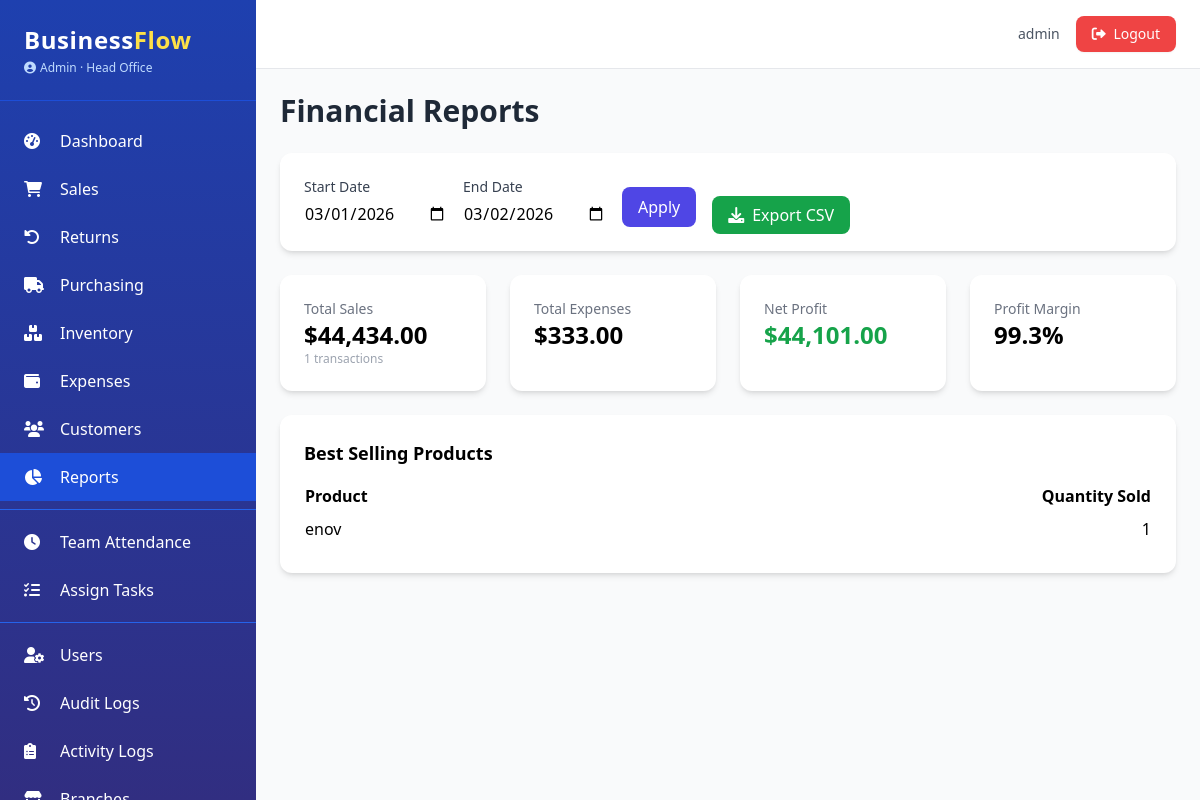
/reports/ (signed in), run on the app's committed database.
### app.py (models this page shows, shortened)
class AuditMixin:
    @declared_attr
    def created_at(cls):
        return db.Column(db.DateTime, default=datetime.utcnow)

class SoftDeleteMixin:
    @classmethod
    def query_active(cls):
        return cls.query.filter(cls.deleted_at.is_(None))

class User(UserMixin, db.Model, AuditMixin, SoftDeleteMixin):
    __tablename__ = 'users'
    id = db.Column(db.Integer, primary_key=True)
    username = db.Column(db.String(80), unique=True, nullable=False)
    email = db.Column(db.String(120), unique=True, nullable=False)
    password_hash = db.Column(db.String(200), nullable=False)
    role = db.Column(db.String(20), nullable=False, default='Staff')
    branch_id = db.Column(db.Integer, db.ForeignKey('branches.id'), nullable=True)
    active = db.Column(db.Boolean, default=True)
    locale = db.Column(db.String(5), default='en')
    phone = db.Column(db.String(20))
    avatar = db.Column(db.String(200))
    last_login = db.Column(db.DateTime)
    branch = db.relationship('Branch', backref='users')
    permissions = db.Column(db.JSON, default=list)
    salary = db.Column(db.Float, nullable=True)
    pay_cycle = db.Column(db.String(20), default='monthly')
    bank_account = db.Column(db.String(50))
    tax_id = db.Column(db.String(50))
    @property
    def is_admin(self):
        return self.role == 'Admin'
    @property
    def is_manager(self):
        return self.role in ['Admin', 'Manager']
    def has_permission(self, perm):
        if self.is_admin:
            return True
        return perm in (self.permissions or [])

class Branch(db.Model):
    __tablename__ = 'branches'
    id = db.Column(db.Integer, primary_key=True)
    name = db.Column(db.String(100), nullable=False)
    location = db.Column(db.String(200))
    phone = db.Column(db.String(20))
    email = db.Column(db.String(120))
    is_active = db.Column(db.Boolean, default=True)
    currency = db.Column(db.String(3), default='USD')
    created_at = db.Column(db.DateTime, default=datetime.utcnow)

class Product(db.Model, AuditMixin, SoftDeleteMixin):
    __tablename__ = 'products'
    id = db.Column(db.Integer, primary_key=True)
    name = db.Column(db.String(100), nullable=False)
    description = db.Column(db.Text)
    sku = db.Column(db.String(50), unique=True, nullable=False)
    barcode = db.Column(db.String(50), unique=True, nullable=True)
    price = db.Column(db.Float, nullable=False)
    cost = db.Column(db.Float)
    current_stock = db.Column(db.Integer, default=0)
    reorder_level = db.Column(db.Integer, default=5)
    category = db.Column(db.String(50))
    brand = db.Column(db.String(50))
    weight = db.Column(db.Float)
    is_service = db.Column(db.Boolean, default=False)
    branch_id = db.Column(db.Integer, db.ForeignKey('branches.id'), nullable=True)
    branch = db.relationship('Branch')
    track_batches = db.Column(db.Boolean, default=False)
    batches = db.relationship('StockBatch', backref='product', lazy='dynamic')
    __table_args__ = (
        Index('ix_product_sku', sku),
        Index('ix_product_barcode', barcode),
    )

### app.py (the view)
@reports_bp.route('/')
@login_required
@manager_required
def index():
    start_date = request.args.get('start_date', (date.today().replace(day=1)).isoformat())
    end_date = request.args.get('end_date', date.today().isoformat())
    start = datetime.strptime(start_date, '%Y-%m-%d').date()
    end = datetime.strptime(end_date, '%Y-%m-%d').date()
    sales_query = branch_filter(Sale.query, Sale).filter(func.date(Sale.created_at).between(start, end))
    total_sales = sales_query.with_entities(func.sum(Sale.total_amount)).scalar() or 0
    sales_count = sales_query.count()
    expenses_query = branch_filter(Expense.query, Expense).filter(Expense.date.between(start, end))
    total_expenses = expenses_query.with_entities(func.sum(Expense.amount)).scalar() or 0
    profit = total_sales - total_expenses
    best_sellers = db.session.query(
        Product.name,
        func.sum(SaleItem.quantity).label('qty')
    ).join(SaleItem).join(Sale).filter(
        Sale.branch_id == (current_user.branch_id if not current_user.is_admin else Sale.branch_id),
        func.date(Sale.created_at).between(start, end)
    ).group_by(Product.id).order_by(func.sum(SaleItem.quantity).desc()).limit(10).all()
    return render_template('reports/index.html',
                           start=start, end=end,
                           total_sales=total_sales,
                           sales_count=sales_count,
                           total_expenses=total_expenses,
                           profit=profit,
                           best_sellers=best_sellers)

### app.py (called while the page is built)
@login_manager.user_loader
def load_user(user_id):
    return User.query_active().filter_by(id=int(user_id)).first()

def manager_required(f):
    @wraps(f)
    def decorated(*args, **kwargs):
        if not current_user.is_authenticated or not current_user.is_manager:
            abort(403)
        return f(*args, **kwargs)
    return decorated

def branch_filter(query, model):
    if current_user.is_admin:
        return query
    if current_user.branch_id:
        return query.filter(model.branch_id == current_user.branch_id)
    return query.filter(False)

@app.context_processor
def inject_now():
    return {'now': datetime.utcnow(), 'current_year': datetime.utcnow().year}

@app.template_filter('currency')
def currency_format(value):
    if value is None:
        return "$0.00"
    return f"${value:,.2f}"

### templates/reports/index.html (shortened to what this page needs)
{% extends "base.html" %}
{% block content %}
<h1 class="text-3xl font-bold text-gray-800 mb-6">Financial Reports</h1>
<div class="bg-white rounded-xl shadow-md p-6 mb-6">
    <form method="GET" class="flex flex-wrap gap-4 items-end">
        <div>
            <label class="block text-sm font-medium text-gray-700">Start Date</label>
            <input type="date" name="start_date" value="{{ start }}" class="mt-1 border-gray-300 rounded-md">
        </div>
        <div>
            <label class="block text-sm font-medium text-gray-700">End Date</label>
            <input type="date" name="end_date" value="{{ end }}" class="mt-1 border-gray-300 rounded-md">
        </div>
        <div>
            <button type="submit" class="bg-indigo-600 hover:bg-indigo-700 text-white px-4 py-2 rounded-lg">Apply</button>
        </div>
        <div>
            <a href="{{ url_for('reports.export_csv', report_type='sales') }}?start_date={{ start }}&end_date={{ end }}" class="bg-green-600 hover:bg-green-700 text-white px-4 py-2 rounded-lg">
                <i class="fas fa-download mr-2"></i>Export CSV
            </a>
        </div>
    </form>
</div>
<div class="grid grid-cols-1 md:grid-cols-4 gap-6 mb-6">
    <div class="bg-white p-6 rounded-xl shadow-md">
        <p class="text-sm text-gray-500">Total Sales</p>
        <p class="text-2xl font-bold">{{ total_sales|currency }}</p>
        <p class="text-xs text-gray-400">{{ sales_count }} transactions</p>
    </div>
    <div class="bg-white p-6 rounded-xl shadow-md">
        <p class="text-sm text-gray-500">Total Expenses</p>
        <p class="text-2xl font-bold">{{ total_expenses|currency }}</p>
    </div>
    <div class="bg-white p-6 rounded-xl shadow-md">
        <p class="text-sm text-gray-500">Net Profit</p>
        <p class="text-2xl font-bold {% if profit >= 0 %}text-green-600{% else %}text-red-600{% endif %}">{{ profit|currency }}</p>
    </div>
    <div class="bg-white p-6 rounded-xl shadow-md">
        <p class="text-sm text-gray-500">Profit Margin</p>
        <p class="text-2xl font-bold">{% if total_sales > 0 %}{{ (profit/total_sales*100)|round(1) }}%{% else %}0%{% endif %}</p>
    </div>
</div>
<div class="bg-white rounded-xl shadow-md p-6">
    <h3 class="text-lg font-bold mb-4">Best Selling Products</h3>
    <table class="min-w-full">
        <thead>
            <tr>
                <th class="text-left">Product</th>
                <th class="text-right">Quantity Sold</th>
            </tr>
        </thead>
        <tbody>
            {% for product in best_sellers %}
            <tr>
                <td class="py-2">{{ product.name }}</td>
                <td class="py-2 text-right">{{ product.qty }}</td>
            </tr>
            {% endfor %}
        </tbody>
    </table>
</div>
{% endblock %}

### templates/base.html (shortened to what this page needs)
<!DOCTYPE html>
<html lang="en">
<head>
    <script src="https://cdn.tailwindcss.com"></script>
    <link rel="stylesheet" href="https://cdnjs.cloudflare.com/ajax/libs/font-awesome/6.0.0-beta3/css/all.min.css">
</head>
<body class="bg-gray-50 font-sans antialiased">
    <div class="flex h-screen">
        <aside class="w-64 bg-gradient-to-b from-blue-800 to-indigo-900 text-white flex-shrink-0 hidden md:block overflow-y-auto shadow-xl">
            <div class="p-6 border-b border-blue-700">
                <h1 class="text-2xl font-bold tracking-wide">Business<span class="text-yellow-300">Flow</span></h1>
                <p class="text-xs text-blue-200 mt-1 flex items-center">
                    <i class="fas fa-user-circle mr-1"></i> {{ current_user.role }}
                    {% if current_user.branch %}
                        · {{ current_user.branch.name }}
                    {% endif %}
                </p>
            </div>
            <nav class="mt-4 pb-6">
                {% if current_user.has_permission('access_dashboard') or current_user.is_admin %}
                <a href="{{ url_for('dashboard.index') }}" class="flex items-center py-3 px-6 hover:bg-blue-700 transition {% if request.endpoint and request.endpoint == 'dashboard.index' %}bg-blue-700{% endif %}">
                    <i class="fas fa-tachometer-alt w-6"></i><span class="ml-3">Dashboard</span>
                </a>
                {% endif %}
                {% if current_user.has_permission('view_sales') %}
                <a href="{{ url_for('sales.list') }}" class="flex items-center py-3 px-6 hover:bg-blue-700 transition {% if request.endpoint and request.endpoint.startswith('sales.') %}bg-blue-700{% endif %}">
                    <i class="fas fa-shopping-cart w-6"></i><span class="ml-3">Sales</span>
                </a>
                {% endif %}
                {% if current_user.has_permission('view_sales') %}
                <a href="{{ url_for('returns.list') }}" class="flex items-center py-3 px-6 hover:bg-blue-700 transition {% if request.endpoint and request.endpoint.startswith('returns.') %}bg-blue-700{% endif %}">
                    <i class="fas fa-undo-alt w-6"></i><span class="ml-3">Returns</span>
                </a>
                {% endif %}
                {% if current_user.has_permission('view_purchases') %}
                <a href="{{ url_for('purchasing.purchase_order_list') }}" class="flex items-center py-3 px-6 hover:bg-blue-700 transition {% if request.endpoint and request.endpoint.startswith('purchasing.') %}bg-blue-700{% endif %}">
                    <i class="fas fa-truck w-6"></i><span class="ml-3">Purchasing</span>
                </a>
                {% endif %}
                {% if current_user.has_permission('view_inventory') %}
                <a href="{{ url_for('inventory.product_list') }}" class="flex items-center py-3 px-6 hover:bg-blue-700 transition {% if request.endpoint and request.endpoint.startswith('inventory.') %}bg-blue-700{% endif %}">
                    <i class="fas fa-boxes w-6"></i><span class="ml-3">Inventory</span>
                </a>
                {% endif %}
                {% if current_user.has_permission('view_expenses') %}
                <a href="{{ url_for('expenses.list') }}" class="flex items-center py-3 px-6 hover:bg-blue-700 transition {% if request.endpoint and request.endpoint.startswith('expenses.') %}bg-blue-700{% endif %}">
                    <i class="fas fa-wallet w-6"></i><span class="ml-3">Expenses</span>
                </a>
                {% endif %}
                {% if current_user.has_permission('view_customers') %}
                <a href="{{ url_for('crm.customer_list') }}" class="flex items-center py-3 px-6 hover:bg-blue-700 transition {% if request.endpoint and request.endpoint.startswith('crm.') %}bg-blue-700{% endif %}">
                    <i class="fas fa-users w-6"></i><span class="ml-3">Customers</span>
                </a>
                {% endif %}
                {% if current_user.has_permission('view_reports') %}
                <a href="{{ url_for('reports.index') }}" class="flex items-center py-3 px-6 hover:bg-blue-700 transition {% if request.endpoint and request.endpoint.startswith('reports.') %}bg-blue-700{% endif %}">
                    <i class="fas fa-chart-pie w-6"></i><span class="ml-3">Reports</span>
                </a>
                {% endif %}
                {% if current_user.has_permission('manage_team') %}
                <div class="border-t border-blue-600 my-2"></div>
                <a href="#" class="flex items-center py-3 px-6 hover:bg-blue-700 transition">
                    <i class="fas fa-clock w-6"></i><span class="ml-3">Team Attendance</span>
                </a>
                <a href="#" class="flex items-center py-3 px-6 hover:bg-blue-700 transition">
                    <i class="fas fa-tasks w-6"></i><span class="ml-3">Assign Tasks</span>
                </a>
                {% endif %}
                {% if current_user.has_permission('manage_users') %}
                <div class="border-t border-blue-600 my-2"></div>
                <a href="{{ url_for('admin.users') }}" class="flex items-center py-3 px-6 hover:bg-blue-700 transition {% if request.endpoint and request.endpoint == 'admin.users' %}bg-blue-700{% endif %}">
                    <i class="fas fa-user-cog w-6"></i><span class="ml-3">Users</span>
                </a>
                <a href="{{ url_for('admin.audit_logs') }}" class="flex items-center py-3 px-6 hover:bg-blue-700 transition {% if request.endpoint and request.endpoint == 'admin.audit_logs' %}bg-blue-700{% endif %}">
                    <i class="fas fa-history w-6"></i><span class="ml-3">Audit Logs</span>
                </a>
                <a href="{{ url_for('admin.activity_logs') }}" class="flex items-center py-3 px-6 hover:bg-blue-700 transition {% if request.endpoint and request.endpoint == 'admin.activity_logs' %}bg-blue-700{% endif %}">
                    <i class="fas fa-clipboard-list w-6"></i><span class="ml-3">Activity Logs</span>
                </a>
                <a href="#" class="flex items-center py-3 px-6 hover:bg-blue-700 transition">
                    <i class="fas fa-store w-6"></i><span class="ml-3">Branches</span>
                </a>
                {% endif %}
            </nav>
        </aside>
        <div class="flex-1 flex flex-col overflow-hidden">
            <header class="bg-white shadow-sm border-b border-gray-200">
                <div class="flex justify-between items-center py-4 px-6">
                    <div class="flex items-center space-x-4 ml-auto">
                        <span class="text-sm text-gray-600">{{ current_user.username }}</span>
                        <a href="{{ url_for('auth.logout') }}" class="bg-red-500 hover:bg-red-600 text-white px-4 py-2 rounded-lg text-sm transition shadow-sm">
                            <i class="fas fa-sign-out-alt mr-1"></i> Logout
                        </a>
                    </div>
                </div>
            </header>
            <main class="flex-1 overflow-y-auto p-6 bg-gray-50">
                {% block content %}{% endblock %}
            </main>
        </div>
    </div>
</body>
</html>

### data on the page
User: role "Admin", username "admin"
Branch: branch.name "Head Office"
Product: name "enov", qty "1"

### other printed values
{{ total_sales|currency }} "$44,434.00"
{{ sales_count }} "1"
{{ total_expenses|currency }} "$333.00"
{{ profit|currency }} "$44,101.00"
{{ (profit/total_sales*100)|round(1) }} "99.3"
